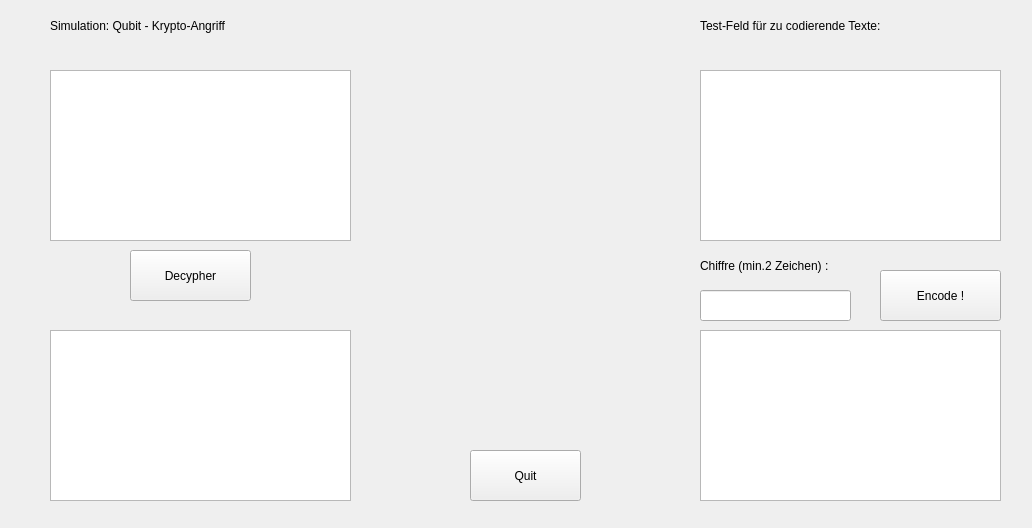
<?xml version="1.0" encoding="UTF-8"?>
<ui version="4.0">
 <class>MainWindow</class>
 <widget class="QMainWindow" name="MainWindow">
  <property name="geometry">
   <rect>
    <x>0</x>
    <y>0</y>
    <width>1032</width>
    <height>528</height>
   </rect>
  </property>
  <property name="windowTitle">
   <string>Krypto-Sender (Verschluesselung)</string>
  </property>
  <widget class="QWidget" name="centralwidget">
   <widget class="QPushButton" name="decypherButton">
    <property name="geometry">
     <rect>
      <x>130</x>
      <y>250</y>
      <width>121</width>
      <height>51</height>
     </rect>
    </property>
    <property name="text">
     <string>Decypher</string>
    </property>
   </widget>
   <widget class="QPushButton" name="quitButton">
    <property name="geometry">
     <rect>
      <x>470</x>
      <y>450</y>
      <width>111</width>
      <height>51</height>
     </rect>
    </property>
    <property name="text">
     <string>Quit</string>
    </property>
   </widget>
   <widget class="QTextEdit" name="cryptoInput">
    <property name="geometry">
     <rect>
      <x>50</x>
      <y>70</y>
      <width>301</width>
      <height>171</height>
     </rect>
    </property>
   </widget>
   <widget class="QTextEdit" name="decypherMsgOutput">
    <property name="geometry">
     <rect>
      <x>50</x>
      <y>330</y>
      <width>301</width>
      <height>171</height>
     </rect>
    </property>
   </widget>
   <widget class="QTextEdit" name="messageInput">
    <property name="geometry">
     <rect>
      <x>700</x>
      <y>70</y>
      <width>301</width>
      <height>171</height>
     </rect>
    </property>
   </widget>
   <widget class="QLabel" name="label">
    <property name="geometry">
     <rect>
      <x>700</x>
      <y>250</y>
      <width>161</width>
      <height>31</height>
     </rect>
    </property>
    <property name="text">
     <string>Chiffre (min.2 Zeichen) :</string>
    </property>
   </widget>
   <widget class="QLineEdit" name="keyEdit">
    <property name="geometry">
     <rect>
      <x>700</x>
      <y>290</y>
      <width>151</width>
      <height>31</height>
     </rect>
    </property>
   </widget>
   <widget class="QLabel" name="label_2">
    <property name="geometry">
     <rect>
      <x>700</x>
      <y>10</y>
      <width>301</width>
      <height>31</height>
     </rect>
    </property>
    <property name="text">
     <string>Test-Feld für zu codierende Texte:</string>
    </property>
   </widget>
   <widget class="QLabel" name="label_3">
    <property name="geometry">
     <rect>
      <x>50</x>
      <y>10</y>
      <width>301</width>
      <height>31</height>
     </rect>
    </property>
    <property name="text">
     <string>Simulation: Qubit - Krypto-Angriff</string>
    </property>
   </widget>
   <widget class="QPushButton" name="encodeButton">
    <property name="geometry">
     <rect>
      <x>880</x>
      <y>270</y>
      <width>121</width>
      <height>51</height>
     </rect>
    </property>
    <property name="text">
     <string>Encode !</string>
    </property>
   </widget>
   <widget class="QTextEdit" name="cryptoOutput">
    <property name="geometry">
     <rect>
      <x>700</x>
      <y>330</y>
      <width>301</width>
      <height>171</height>
     </rect>
    </property>
   </widget>
   <widget class="QCustomPlot" name="plot" native="true">
    <property name="geometry">
     <rect>
      <x>380</x>
      <y>160</y>
      <width>291</width>
      <height>241</height>
     </rect>
    </property>
   </widget>
  </widget>
 </widget>
 <customwidgets>
  <customwidget>
   <class>QCustomPlot</class>
   <extends>QWidget</extends>
   <header>qcustomplot.h</header>
   <container>1</container>
  </customwidget>
 </customwidgets>
 <resources/>
 <connections/>
</ui>
